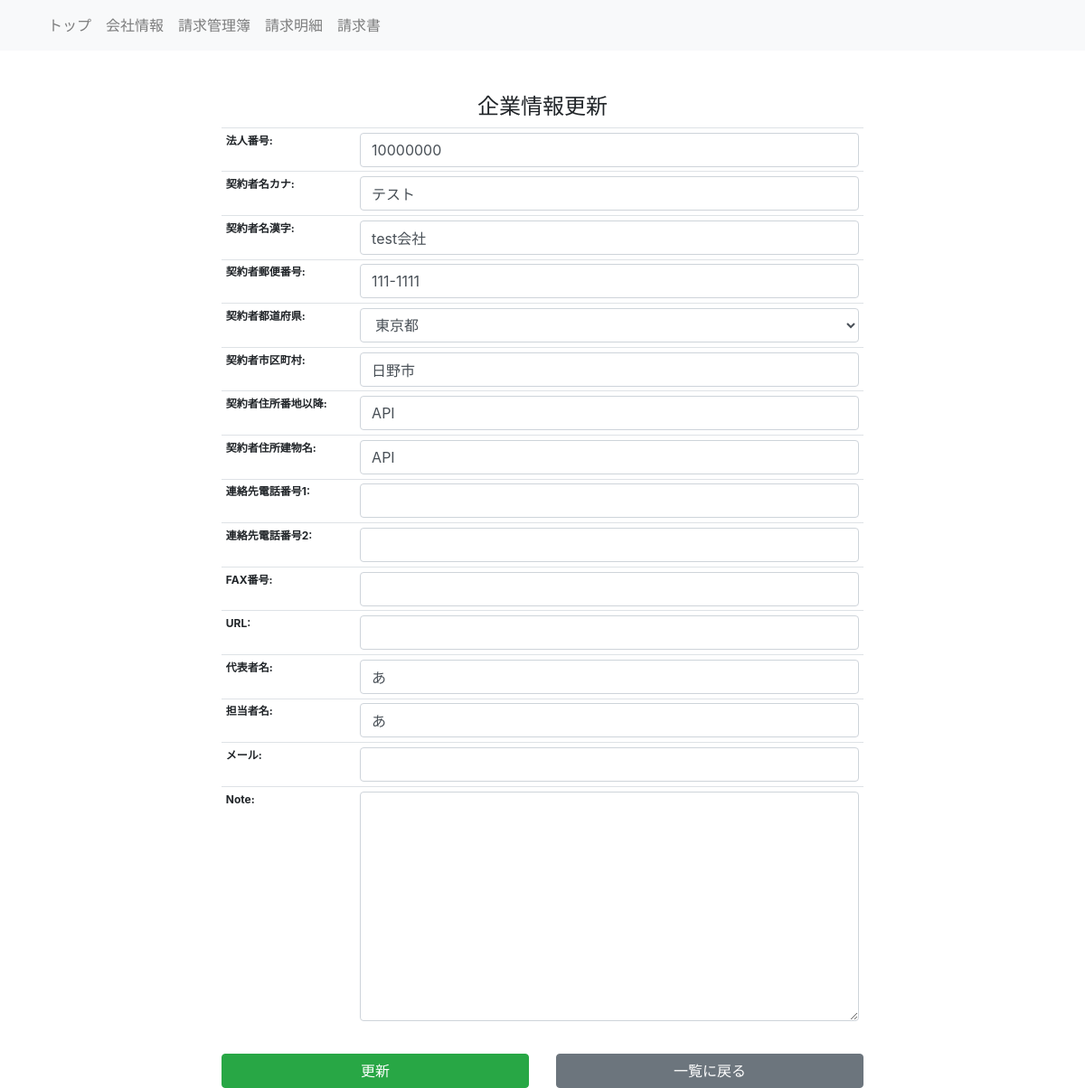
The page /invoice/mypage/c_edit/C0000000001 (signed in) on the database its author committed.
### web/models.py (models this page shows, shortened)
class Company(models.Model):
    PREFIX = "C"
    class Meta:
        verbose_name = '会社'
        verbose_name_plural = '会社'
        ordering = ['pk']
    id = models.CharField(
        verbose_name = '会社ID',
        max_length = 50,
        primary_key = True,
        unique = True
    )
    corporate_number = models.CharField(
        verbose_name = _('法人番号'),
        max_length = 50,
        null = False,
        blank = False,
        validators = [
            alphanumeric
        ]
    )
    kana_name = models.CharField(
        verbose_name = "契約者名カナ",
        max_length = 50,
        null = False,
        blank = False
    )
    kanji_name = models.CharField(
        verbose_name = "契約者名漢字",
        max_length = 50,
        null = False,
        blank = False
    )
    zip = models.CharField(
        verbose_name = _('契約者郵便番号'),
        max_length = 10,
        null = False,
        blank = False,
        validators = [
            validate_postcode,
        ]
    )
    address_pref = models.CharField(
        verbose_name = "契約者都道府県",
        max_length = 10,
        null = False,
        blank = False,
        choices = pref_options
    )
    address_city = models.CharField(
        verbose_name = "契約者市区町村",
        max_length = 30,
        null = False,
        blank = False
    )
    address_street = models.CharField(
        verbose_name = "契約者住所番地以降",
        max_length = 50,
        null = False,
        blank = False
    )
    address_bld = models.CharField(
        verbose_name = "契約者住所建物名",
        max_length = 50,
        null = True,
        blank = True
    )
    telephone_1 = models.CharField(
        verbose_name = _('連絡先電話番号1'),
        max_length = 20,
        null = True,
        blank = True,
        validators = [
            validate_phonenumber,
        ]
    )
    telephone_2 = models.CharField(
        verbose_name = _('連絡先電話番号2'),
        max_length = 20,
        null = True,
        blank = True,
        validators = [
            validate_phonenumber,
        ]
    )
    fax = models.CharField(
        verbose_name = _('FAX番号'),
        max_length = 20,
        null = True,
        blank = True,
        validators = [
            validate_phonenumber,
        ]
    )
    hp_url = models.CharField(
        verbose_name = _('URL'),
        max_length = 20,
        null = True,
        blank = True
    )
    owner_name = models.CharField(
        verbose_name = "代表者名",
        max_length = 50,
        null = True,
        blank = True
    )
    representative_name = models.CharField(
        verbose_name = "担当者名",
        max_length = 50,
        null = True,
        blank = True
    )
    email = models.EmailField(
        verbose_name = _('メール'),
        blank = True,
        null = True
    )
    note = models.TextField(
        null = True,
        blank = True
    )
    registered_at = models.DateTimeField(
        verbose_name = '登録日',
        auto_now_add = True
    )
    registered_by = models.ForeignKey(
        to = User,
        null = True,
        verbose_name = '登録者',
        on_delete = models.SET_NULL,
        related_name = 'company_registered'
    )
    updated_at = models.DateTimeField(
        verbose_name = '更新日',
        auto_now = True
    )
    updated_by = models.ForeignKey(
        to = User,
        null = True,
        verbose_name = '更新者',
        on_delete = models.SET_NULL,
        related_name = 'company_updated'
    )
    deleted = models.BooleanField(
        verbose_name = '削除フラグ',
        default = False
    )

### web/views.py (the view, shortened to what this page needs)
# urls.py: path('c_edit/<str:pk>', views.UpdateCompany.as_view(), name='update_company'),
class UpdateCompany(SuccessMessageMixin, LoginRequiredMixin, generic.UpdateView):
    model = Company
    form_class = CompanyForm
    template_name = 'update_company.html'
    success_message = '登録情報を更新しました'

### web/forms.py
class CompanyForm(forms.ModelForm):
    class Meta:
        model = Company
        exclude = ('id', 'registered_at', 'registered_by', 'updated_at', 'updated_by', 'deleted')
    def __init__(self, *args, **kwargs):
        super().__init__(*args, **kwargs)
        for field in self.fields.values():
            field.widget.attrs['class'] = 'form-control input-sm'

### templates/update_company.html (shortened to what this page needs)
{% extends "base.html" %}
{% block header %}
企業情報更新
{% endblock %}
{% block content %}
<div class="row">
    <div class="col-md-8 offset-md-2 col-12">
        <form action="" method="POST">
            <div class="table-responsive">
                <table class="table">
                    {{ form.as_table }}
                </table>
            </div>
            <div class="row">
                <div class="col-md-6">
                    <button type="submit" class="btn btn-success btn-block">更新</button>
                </div>
                <div class="col-md-6">
                    <a href="{% url 'web:list_company' %}" class="btn btn-secondary btn-block">一覧に戻る</a>
                </div>
            </div>
        </form>
    </div>
</div>
{% endblock %}

### templates/base.html (style rules this page uses)
.table.table { font-size: 12px!important; }
tr th, tr td { padding: 0.3rem !important; margin: 0.3rem !important; }

### rows shown on the page
Company: corporate_number "10000000", kana_name "テスト", kanji_name "test会社", zip "111-1111", address_pref "東京都", address_city "日野市", address_street "API", address_bld "API", owner_name "あ", representative_name "あ"
